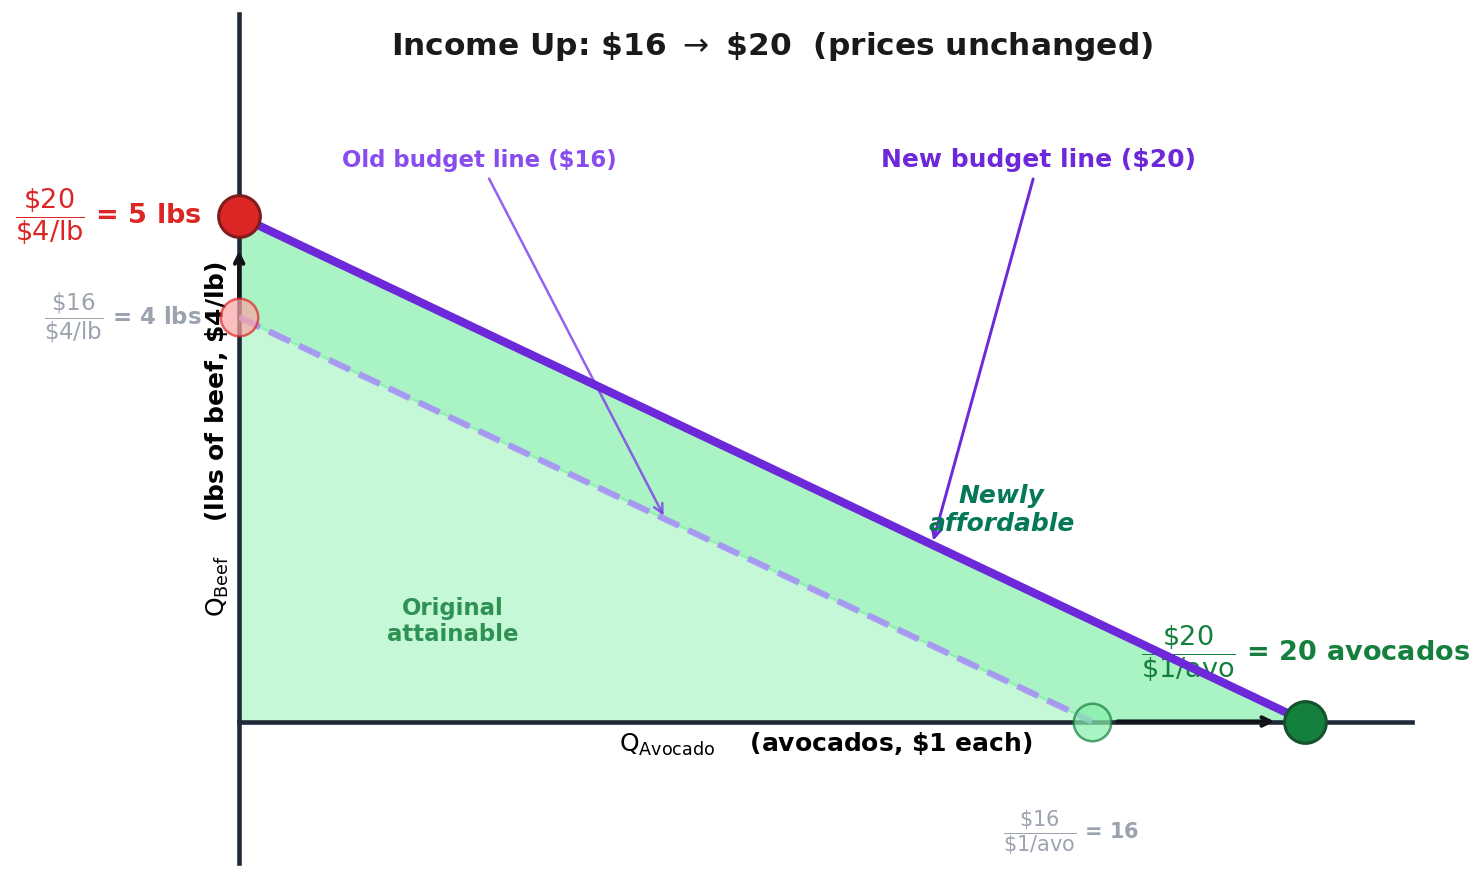

Recreate this plot in Python.
"""Income increase ($16 → $20) — budget line shifts OUTWARD parallel.
   Both intercepts scale by 20/16 = 1.25. Prices unchanged."""
import matplotlib
matplotlib.use('Agg')
import matplotlib.pyplot as plt

fig, ax = plt.subplots(figsize=(10, 6))

# ---- New budget ($20): endpoints (20, 0) and (0, 5)
x_new = [0, 20]
y_new = [5, 0]

# ---- Old budget ($16): endpoints (16, 0) and (0, 4)
x_old = [0, 16]
y_old = [4, 0]

# ---- Affordable regions
# Original (under old line) — soft green
ax.fill([0, 16, 0], [0, 0, 4], color='#bbf7d0', alpha=0.85, zorder=1)
# Added strip (between old and new lines) — bright green
# Polygon: (0,4) → (16,0) → (20,0) → (0,5) → (0,4)
ax.fill([0, 16, 20, 0], [4, 0, 0, 5], color='#86efac', alpha=0.7, zorder=2)

# Old line — dashed faded
ax.plot(x_old, y_old, color='#a78bfa', linewidth=3, linestyle='--',
        alpha=0.85, zorder=4)

# New line — solid
ax.plot(x_new, y_new, color='#6d28d9', linewidth=4, zorder=7,
        solid_capstyle='round')

# Shift arrows (parallel translation indicator)
ax.annotate('', xy=(0, 4.7), xytext=(0, 4.15),
            arrowprops=dict(arrowstyle='->', color='#111418', lw=2.0))
ax.annotate('', xy=(19.5, 0), xytext=(16.4, 0),
            arrowprops=dict(arrowstyle='->', color='#111418', lw=2.0))

# ---- Markers (clip_on=False so axis-sitting markers aren't half-clipped)
# New y-intercept (0, 5)
ax.plot(0, 5, 'o', color='#dc2626', markersize=20, zorder=10,
        markeredgecolor='#7f1d1d', markeredgewidth=1.5, clip_on=False)
ax.annotate(r'$\dfrac{\$20}{\$4/\mathrm{lb}}$ = 5 lbs', xy=(0, 5),
            xytext=(-0.7, 5), fontsize=13, weight='bold',
            color='#dc2626', ha='right', va='center')

# Old y-intercept (0, 4) — faded
ax.plot(0, 4, 'o', color='#fca5a5', markersize=18, zorder=9,
        markeredgecolor='#dc2626', markeredgewidth=1.2, clip_on=False, alpha=0.7)
ax.annotate(r'$\dfrac{\$16}{\$4/\mathrm{lb}}$ = 4 lbs', xy=(0, 4),
            xytext=(-0.7, 4), fontsize=11, weight='bold',
            color='#9ca3af', ha='right', va='center')

# New x-intercept (20, 0)
ax.plot(20, 0, 'o', color='#15803d', markersize=20, zorder=10,
        markeredgecolor='#14532d', markeredgewidth=1.5, clip_on=False)
ax.annotate(r'$\dfrac{\$20}{\$1/\mathrm{avo}}$ = 20 avocados', xy=(20, 0),
            xytext=(20, 0.6), fontsize=13, weight='bold',
            color='#15803d', ha='center')

# Old x-intercept (16, 0) — faded
ax.plot(16, 0, 'o', color='#86efac', markersize=18, zorder=9,
        markeredgecolor='#15803d', markeredgewidth=1.2, clip_on=False, alpha=0.7)
ax.annotate(r'$\dfrac{\$16}{\$1/\mathrm{avo}}$ = 16', xy=(16, 0),
            xytext=(15.6, -0.85), fontsize=10, weight='bold',
            color='#9ca3af', ha='center', va='top')

# Budget-line labels w/ leader lines
ax.annotate('New budget line ($20)', xy=(13, 1.75),
            xytext=(15.0, 5.5), fontsize=12, weight='bold', color='#6d28d9',
            ha='center',
            arrowprops=dict(arrowstyle='->', color='#6d28d9', lw=1.4))
ax.annotate('Old budget line ($16)', xy=(8, 2),
            xytext=(4.5, 5.5), fontsize=11, weight='bold', color='#7c3aed',
            ha='center', alpha=0.9,
            arrowprops=dict(arrowstyle='->', color='#7c3aed', lw=1.2, alpha=0.8))

# Region labels
ax.text(4, 1.0, 'Original\nattainable', fontsize=11, weight='bold',
        color='#15803d', ha='center', va='center', alpha=0.85)
ax.text(14.3, 2.1, 'Newly\naffordable', fontsize=12, weight='bold',
        color='#047857', ha='center', va='center', style='italic')

# Title text in-plot (escape $ so mathtext doesn't eat the price strings)
ax.text(10, 6.6, r'Income Up: \$16 $\rightarrow$ \$20  (prices unchanged)',
        fontsize=15, weight='bold', ha='center', color='#1a1a1a')

# Axis labels
ax.set_xlabel(r'$\mathrm{Q_{Avocado}}$    (avocados, \$1 each)',
              fontsize=12, weight='bold')
ax.set_ylabel(r'$\mathrm{Q_{Beef}}$    (lbs of beef, \$4/lb)',
              fontsize=12, weight='bold')

# Axes anchored at (0, 0)
ax.set_xlim(0, 22)
ax.set_ylim(-1.4, 7)
ax.set_xticks([])
ax.set_yticks([])
ax.spines['top'].set_visible(False)
ax.spines['right'].set_visible(False)
ax.spines['left'].set_color('#1f2937')
ax.spines['bottom'].set_color('#1f2937')
ax.spines['left'].set_linewidth(2.2)
ax.spines['bottom'].set_linewidth(2.2)
ax.spines['left'].set_position(('data', 0))
ax.spines['bottom'].set_position(('data', 0))

plt.tight_layout()
plt.savefig('figures/figure_income_increase_shift.png', dpi=150,
            bbox_inches='tight', facecolor='white', edgecolor='none')
plt.close()
print("OK: figure_income_increase_shift.png")
